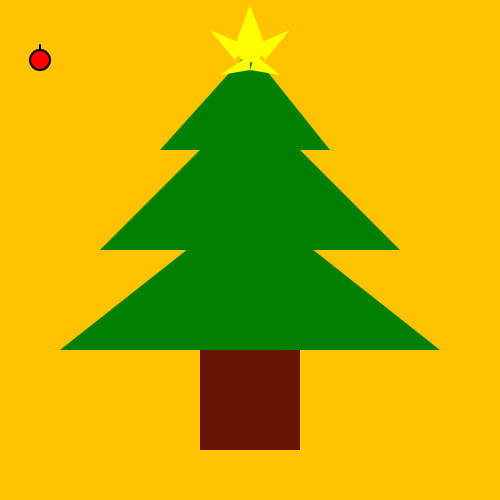
Frame 1 (no input)
Frame 60 (no input): identical to frame 1, image omitted
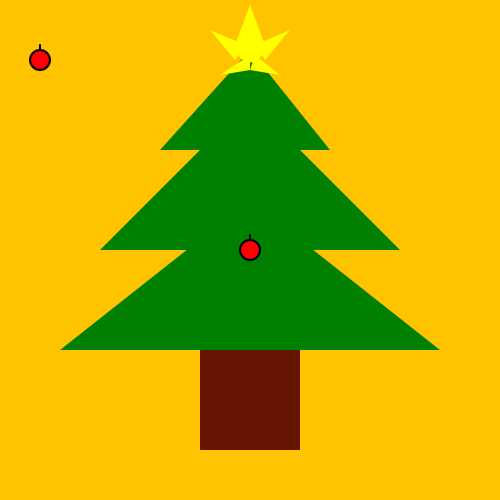
Frame 120 (the mouse pressed at the canvas centre since frame 60)

The p5.js sketch that drew these frames (run headless with seeded random() and noise() and a simulated clock; from frame 60 on, the mouse is pressed at the canvas centre):

// p5.js sketch
// ── sketch.js
/*Kris M.
Title: The process of putting up a christmas tree
Instructions: 


*/

//declaring variables, but these are the 2 arrays
let x = [] //stores the horiztonal position(left/right)
let y = [] //stores the vertical posistion(up/down)

function setup() { //runs once the sketch starts
createCanvas(500, 500); //the canvas
}


function draw(){
background(255, 195, 0);
  
//the tree
  noStroke()
  fill("green"); //color of tree
  triangle(160, 150, 250, 50, 330, 150); //top
  triangle(100, 250, 250, 100, 400, 250); //middle
  triangle(60, 350, 250, 200, 440, 350); //bottom
//the tree trunk
  noStroke()
  fill(100, 20, 0);
  square(200, 350, 100);


//the star
  noStroke();
  fill("yellow");

//top point
  triangle(250, 5, 235, 45, 265, 45);

  //upper right point
  triangle(290, 30, 255, 45, 265, 60);

//lower right point
  triangle(280, 75, 255, 55, 250, 70);

//lower left point
  triangle(220, 75, 250, 55, 250, 70);

//upper left point
  triangle(210, 30, 245, 45, 235, 60);

//fill in middle
  circle(250, 50, 25);

  //ornaments
  strokeWeight(2)
  stroke("black")
  line(40, 60, 40, 45);
  fill("red");
  circle(40, 60, 20);

//more ornaments
  for(let i = 0; i < x.length; i++) { /*the for loop repeats the ornament code for every ornament in the arrays.
  "i" starts at 0 but increases by 1 each time until it reaches the number of ornaments. (the array slots)
  its like: i = what will happen, 0 = first ornament, 1 = second ornament, 2 = third ornament, etc..*/
  strokeWeight(2);
  stroke("black")
  line(x[i], y[i], x[i], y[i] - 15); //line uses x1, y1, x2, y2. -15 moves the end of the line 15 up. (always keeps the line ontop of the ornament)
  fill("red");
  circle(x[i], y[i], 20);} //will draw the red circle at the saved x and y position. 20 means 20 wide (keeps the circle in its consisant size)
}
/*NTS: the "for" loop goes through all the positions saved in the arrays and draws a circle&line for every ornament.*/


//add ornaments when mouse is pressed
function mousePressed() {
if (mouseX > 60 && mouseX < 440) { /*the if statement will check if the mouse is between 60 and 440(the tree).
if it is, an ornament will be added to the tree, if not then nothing will be added.*/
x.push(mouseX); //saves the mouses horiztonal positon in xray
y.push(mouseY); //saves the mouses vertical positon in the yray
}}

//delete ornaments when a key is pressed
function keyPressed() {
x.pop(); //removes last saved position from xray
y.pop(); //removed last saved position from yray
}
